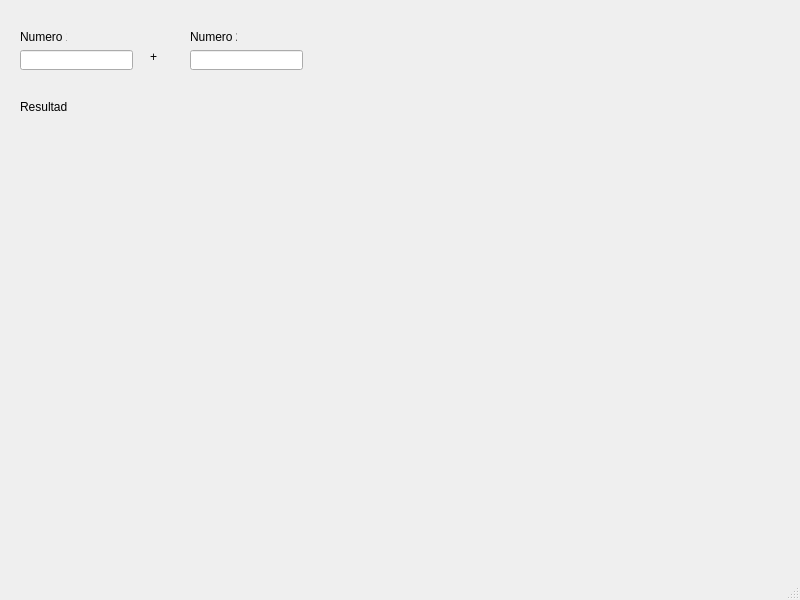
<?xml version="1.0" encoding="UTF-8"?>
<ui version="4.0">
 <class>MainWindow</class>
 <widget class="QMainWindow" name="MainWindow">
  <property name="geometry">
   <rect>
    <x>0</x>
    <y>0</y>
    <width>800</width>
    <height>600</height>
   </rect>
  </property>
  <property name="windowTitle">
   <string>calcular suma</string>
  </property>
  <widget class="QWidget" name="centralwidget">
   <widget class="QLabel" name="label">
    <property name="geometry">
     <rect>
      <x>20</x>
      <y>30</y>
      <width>47</width>
      <height>13</height>
     </rect>
    </property>
    <property name="text">
     <string>Numero 1</string>
    </property>
    <property name="textFormat">
     <enum>Qt::AutoText</enum>
    </property>
   </widget>
   <widget class="QLabel" name="label_2">
    <property name="geometry">
     <rect>
      <x>190</x>
      <y>30</y>
      <width>47</width>
      <height>13</height>
     </rect>
    </property>
    <property name="text">
     <string>Numero 2</string>
    </property>
   </widget>
   <widget class="QLineEdit" name="tbxnumero1">
    <property name="geometry">
     <rect>
      <x>20</x>
      <y>50</y>
      <width>113</width>
      <height>20</height>
     </rect>
    </property>
   </widget>
   <widget class="QLineEdit" name="tbxnumero2">
    <property name="geometry">
     <rect>
      <x>190</x>
      <y>50</y>
      <width>113</width>
      <height>20</height>
     </rect>
    </property>
   </widget>
   <widget class="QLabel" name="label_3">
    <property name="geometry">
     <rect>
      <x>20</x>
      <y>100</y>
      <width>47</width>
      <height>13</height>
     </rect>
    </property>
    <property name="text">
     <string>Resultado</string>
    </property>
   </widget>
   <widget class="QLabel" name="label_4">
    <property name="geometry">
     <rect>
      <x>150</x>
      <y>50</y>
      <width>47</width>
      <height>13</height>
     </rect>
    </property>
    <property name="text">
     <string>+</string>
    </property>
   </widget>
  </widget>
  <widget class="QMenuBar" name="menubar">
   <property name="geometry">
    <rect>
     <x>0</x>
     <y>0</y>
     <width>800</width>
     <height>21</height>
    </rect>
   </property>
  </widget>
  <widget class="QStatusBar" name="statusbar"/>
 </widget>
 <resources/>
 <connections/>
</ui>
